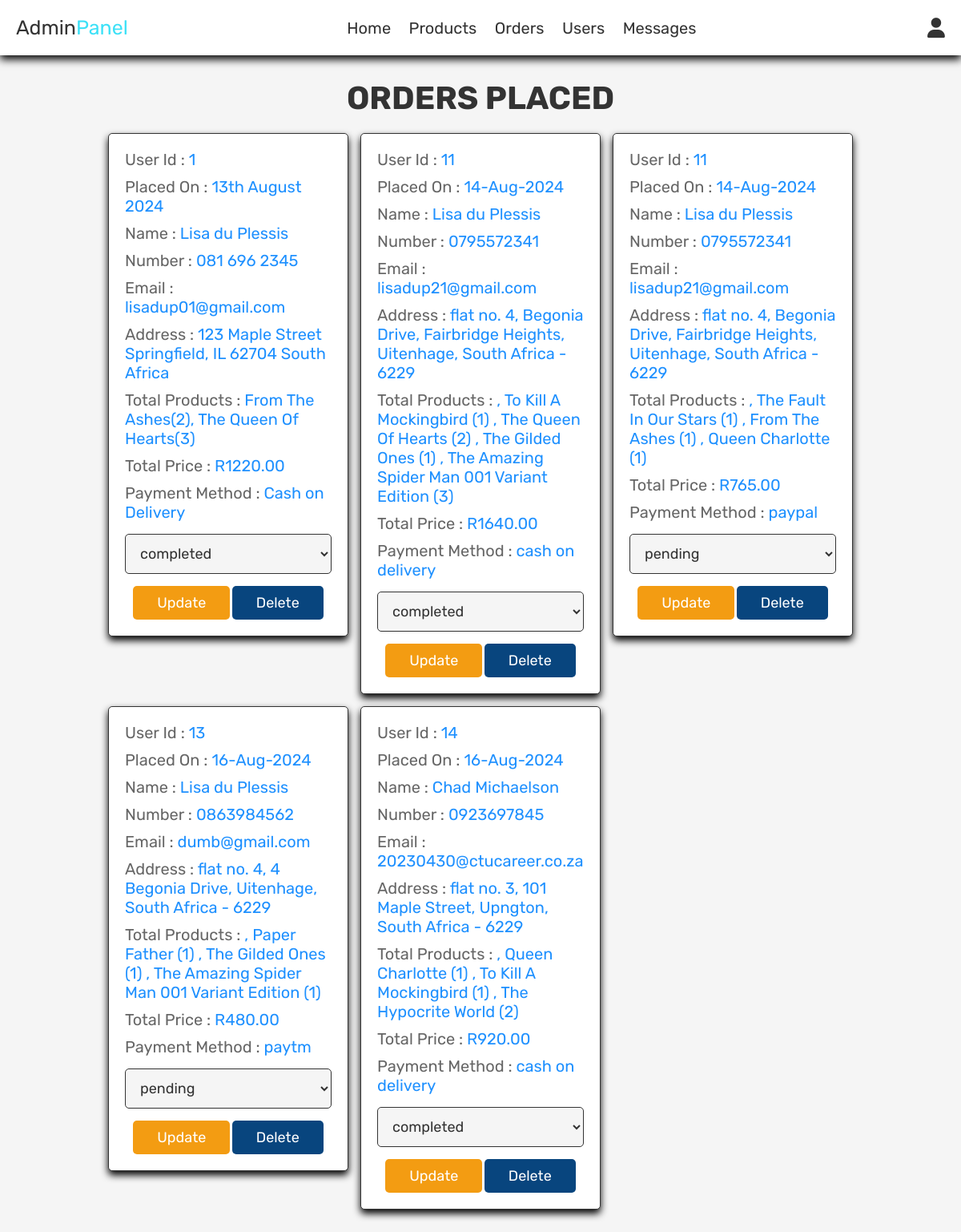
Screenshot of /admin_orders.php (signed in) with the database file from the repository.
### tables this page shows
CREATE TABLE `orders` (
  `id` int(100) NOT NULL,
  `user_id` int(100) NOT NULL,
  `name` varchar(225) NOT NULL,
  `number` varchar(12) NOT NULL,
  `email` varchar(225) NOT NULL,
  `method` varchar(50) NOT NULL,
  `address` varchar(225) NOT NULL,
  `total_products` varchar(1000) NOT NULL,
  `total_price` int(225) NOT NULL,
  `placed_on` varchar(50) NOT NULL,
  `payment_status` varchar(20) NOT NULL DEFAULT 'pending'
);

### admin_orders.php (the view, shortened to what this page needs)
<?php
include 'config.php';
?>
<!DOCTYPE html>
<html lang="en">
<head>
   <link rel="stylesheet" href="https://cdnjs.cloudflare.com/ajax/libs/font-awesome/6.0.0/css/all.min.css">
   <link rel="stylesheet" href="admin_style.css">
</head>
<body>
<?php
include 'admin_header.php';
?>
<section class="orders">
   <h1 class="title">Orders Placed</h1>
   <div class="box-container">
      <?php
      $select_orders = mysqli_query($conn, "SELECT * FROM `orders`") or die('Query Failed');
      if(mysqli_num_rows($select_orders) > 0){
         while($fetch_orders = mysqli_fetch_assoc($select_orders)){
      ?>
      <div class="box">
         <p> User Id : <span><?php echo $fetch_orders['user_id']; ?></span> </p>
         <p> Placed On : <span><?php echo $fetch_orders['placed_on']; ?></span> </p>
         <p> Name : <span><?php echo $fetch_orders['name']; ?></span> </p>
         <p> Number : <span><?php echo $fetch_orders['number']; ?></span> </p>
         <p> Email : <span><?php echo $fetch_orders['email']; ?></span> </p>
         <p> Address : <span><?php echo $fetch_orders['address']; ?></span> </p>
         <p> Total Products : <span><?php echo $fetch_orders['total_products']; ?></span> </p>
         <p> Total Price : <span>R<?php echo $fetch_orders['total_price']; ?>.00</span> </p>
         <p> Payment Method : <span><?php echo $fetch_orders['method']; ?></span> </p>
         <form action="" method="post">
            <select name="update_payment">
               <option value="" selected disabled><?php echo $fetch_orders['payment_status']; ?></option>
            </select>
            <input type="submit" value="update" name="update_order" class="option-btn">
            <a href="admin_orders.php?delete=<?php echo $fetch_orders['id']; ?>" onclick="return confirm('Delete This Order?');" class="delete-btn">Delete</a>
         </form>
      </div>
      <?php
         }
      }else{
         echo '<p class="empty">No Orders Placed Yet</p>';
      }
      ?>
   </div>
</section>
</body>
</html>

### admin_style.css (style rules this page uses)
:root { --turqoise: #3CE1F7; --red: #c0392b; --orange: #f39c12; --black: #333; --white: #fff; --dark-cerulean: #08457e; --dodger-blue: #1e90ff; --light-color: #666; --light-white: #ccc; --light-bg: #f5f5f5; --border: .1rem solid var(--black); --box-shadow: 0 .5rem 1rem rgba(0, 0, 0.1); }
* { font-family: 'Rubik', sans-serif; margin: 0; padding: 0; box-sizing: border-box; outline: none; border: none; text-decoration: none; transition: all .2s linear; }
html { font-size: 62.5%; overflow-x: hidden; }
body { background-color: var(--light-bg); }
section { padding: 3rem 2rem; }
.title { text-align: center; margin-bottom: 2rem; text-transform: uppercase; color: var(--black); font-size: 4rem; }
.btn, .option-btn, .delete-btn, .white-btn { display: inline-block; margin-top: 1rem; padding: 1rem 3rem; cursor: pointer; color: var(--white); font-size: 1.8rem; border-radius: .5rem; text-transform: capitalize; }
.option-btn { background-color: var(--orange); }
.delete-btn { background-color: var(--dark-cerulean); }
.orders .box-container { display: grid; grid-template-columns: repeat(auto-fit, 30rem); justify-content: center; gap: 1.5rem; max-width: 1200px; margin: 0 auto; align-items: flex-start; }
.orders .box-container .box { background-color: var(--white); padding: 2rem; border: var(--border); box-shadow: var(--box-shadow); border-radius: .5rem; }
.orders .box-container .box p { padding-bottom: 1rem; font-size: 2rem; color: var(--light-color); }
.orders .box-container .box p span { color: var(--dodger-blue); }
.orders .box-container .box form { text-align: center; }
.orders .box-container .box form select { border-radius: .5rem; margin: .5rem 0; width: 100%; background-color: var(--light-bg); border: var(--border); padding: 1.2rem 1.4rem; font-size: 1.8rem; color: var(--black); }

### rows the page displays
orders: user "1", placed_on "13th August 2024", name "Lisa du Plessis", number "081 696 2345", email "lisadup01@gmail.com", address "123 Maple Street Springfield, IL 62704 South Africa", total_products "From The Ashes(2), The Queen Of Hearts(3)", total_price "1220", method "Cash on Delivery", update_payment "completed"
orders: user "11", placed_on "14-Aug-2024", name "Lisa du Plessis", number "0795572341", email "lisadup21@gmail.com", address "flat no. 4, Begonia Drive, Fairbridge Heights, Uitenhage, South Africa - 6229", total_products ", To Kill A Mockingbird (1) , The Queen Of Hearts (2) , The Gilded Ones (1) , The Amazing Spider Man 001 Variant Edition (3)", total_price "1640", method "cash on delivery", update_payment "completed"
orders: user "11", placed_on "14-Aug-2024", name "Lisa du Plessis", number "0795572341", email "lisadup21@gmail.com", address "flat no. 4, Begonia Drive, Fairbridge Heights, Uitenhage, South Africa - 6229", total_products ", The Fault In Our Stars (1) , From The Ashes (1) , Queen Charlotte (1)", total_price "765", method "paypal", update_payment "pending"
orders: user "13", placed_on "16-Aug-2024", name "Lisa du Plessis", number "0863984562", email "dumb@gmail.com", address "flat no. 4, 4 Begonia Drive, Uitenhage, South Africa - 6229", total_products ", Paper Father (1) , The Gilded Ones (1) , The Amazing Spider Man 001 Variant Edition (1)", total_price "480", method "paytm", update_payment "pending"
orders: user "14", placed_on "16-Aug-2024", name "Chad Michaelson", number "0923697845", email "20230430@ctucareer.co.za", address "flat no. 3, 101 Maple Street, Upngton, South Africa - 6229", total_products ", Queen Charlotte (1) , To Kill A Mockingbird (1) , The Hypocrite World (2)", total_price "920", method "cash on delivery", update_payment "completed"
